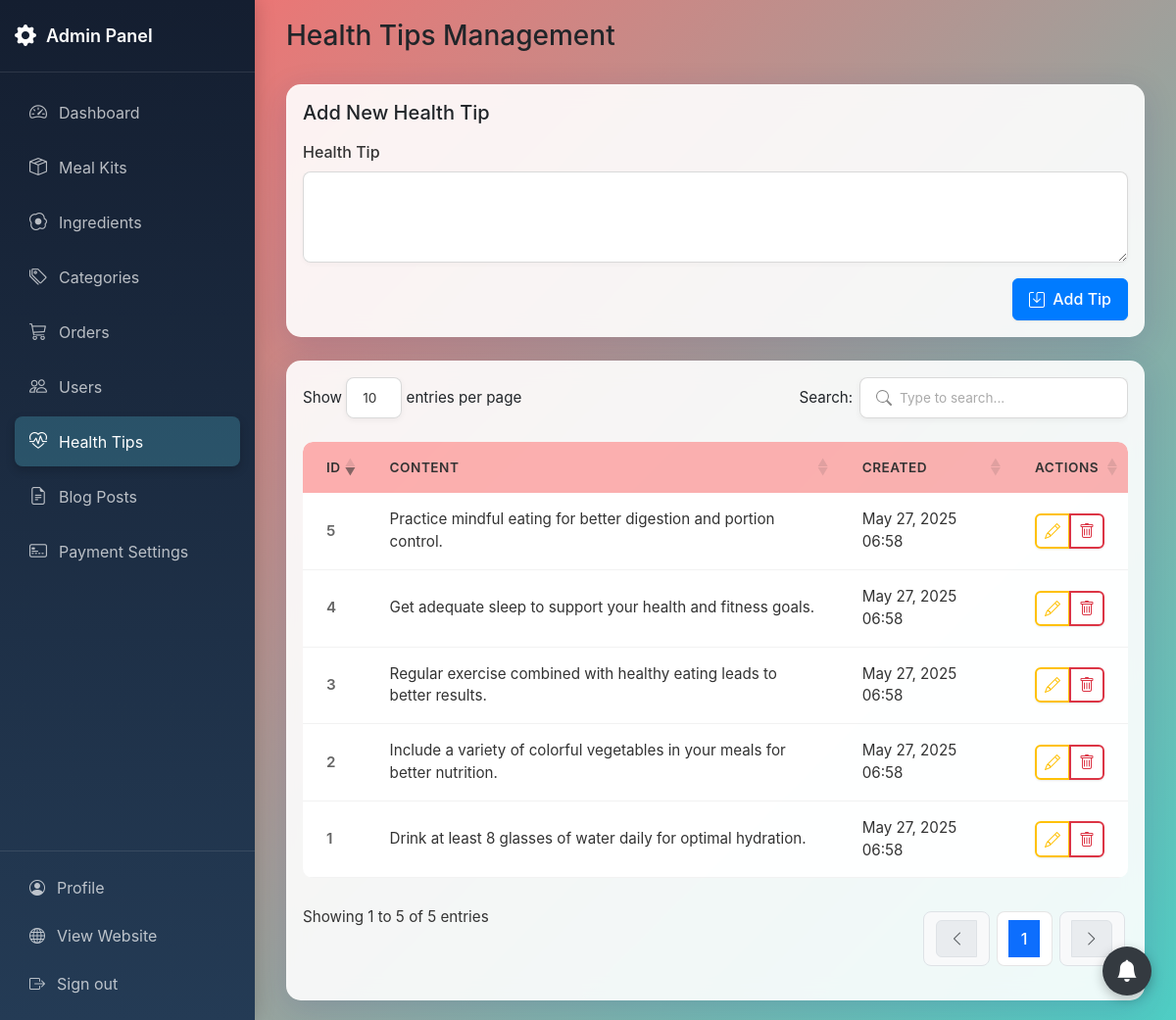
The app's page /admin/health-tips.php (signed in) with its own data.
### tables this page shows
CREATE TABLE health_tips (
    tip_id INT PRIMARY KEY AUTO_INCREMENT,
    content TEXT,
    created_at TIMESTAMP DEFAULT CURRENT_TIMESTAMP
);

### admin/health-tips.php (the view, shortened to what this page needs)
<?php
require_once '../includes/auth_check.php';
$edit_tip_id = isset($_GET['edit']) ? (int)$_GET['edit'] : null;
$edit_tip_content = '';
$health_tips = [];
$result = $mysqli->query("SELECT * FROM health_tips ORDER BY created_at DESC");
if ($result) {
    while ($row = $result->fetch_assoc()) {
        $health_tips[] = $row;
    }
}
?>
<!DOCTYPE html>
<html lang="en">
<head>
    <link href="https://cdn.jsdelivr.net/npm/bootstrap@5.3.0/dist/css/bootstrap.min.css" rel="stylesheet">
    <link rel="stylesheet" href="https://cdn.jsdelivr.net/npm/bootstrap-icons@1.11.3/font/bootstrap-icons.min.css">
    <link rel="stylesheet" href="https://cdn.datatables.net/1.13.7/css/dataTables.bootstrap5.min.css">
    <link rel="stylesheet" href="assets/css/admin.css">
</head>
<body>
    <div class="admin-container">
        <?php include 'includes/sidebar.php'; ?>
        <main class="main-content">
            <div class="container-fluid">
                <div class="row mb-4">
                    <div class="col-12 d-flex justify-content-between align-items-center">
                        <h3 class="page-title">Health Tips Management</h3>
                    </div>
                </div>
                <div class="card mb-4">
                    <div class="card-body">
                        <h5 class="card-title mb-3"><?php echo $edit_tip_id ? 'Edit Health Tip' : 'Add New Health Tip'; ?></h5>
                        <form method="POST" action="" class="needs-validation" novalidate>
                            <div class="mb-3">
                                <label for="content" class="form-label">Health Tip</label>
                                <textarea class="form-control" id="content" name="content" rows="3" required><?php echo $edit_tip_content; ?></textarea>
                            </div>
                            <div class="d-flex justify-content-end gap-2">
                                <button type="submit" class="btn btn-primary btn-ripple">
                                    <i class="bi bi-save"></i> <?php echo $edit_tip_id ? 'Save Changes' : 'Add Tip'; ?>
                                </button>
                            </div>
                        </form>
                    </div>
                </div>
                <div class="card">
                    <div class="card-body">
                        <div class="table-responsive">
                            <table class="table table-hover" id="healthTipsTable">
                                <thead>
                                    <tr>
                                        <th>ID</th>
                                        <th>Content</th>
                                        <th>Created</th>
                                        <th>Actions</th>
                                    </tr>
                                </thead>
                                <tbody>
                                    <?php foreach ($health_tips as $tip): ?>
                                    <tr>
                                        <td><?php echo $tip['tip_id']; ?></td>
                                        <td><?php echo htmlspecialchars($tip['content']); ?></td>
                                        <td><?php echo date('M d, Y H:i', strtotime($tip['created_at'])); ?></td>
                                        <td>
                                            <div class="btn-group">
                                                <a href="health-tips.php?edit=<?php echo $tip['tip_id']; ?>" class="btn btn-sm btn-outline-warning">
                                                <i class="bi bi-pencil"></i>
                                            </a>
                                                <button type="button" class="btn btn-sm btn-outline-danger" data-bs-toggle="modal" data-bs-target="#deleteConfirmModal" data-tip-id="<?php echo $tip['tip_id']; ?>">
                                                <i class="bi bi-trash"></i>
                                            </button>
                                            </div>
                                        </td>
                                    </tr>
                                    <?php endforeach; ?>
                                </tbody>
                            </table>
                        </div>
                    </div>
                </div>
            </div>
        </main>
    </div>
</body>
</html>

### admin/assets/css/admin.css (style rules this page uses)
body { min-height: 100vh; background: linear-gradient(135deg, #ff6b6b 0%, #4ecdc4 100%); overflow-x: hidden; margin: 0; padding: 0; font-family: -apple-system, BlinkMacSystemFont, "Segoe UI", Roboto, Oxygen-Sans, Ubuntu, Cantarell, "Helvetica Neue", sans-serif; }
.admin-container { display: flex; min-height: 100vh; position: relative; width: 100%; }
.main-content { flex: 1; margin-left: 260px; padding: 20px; overflow-y: auto; position: relative; min-height: 100vh; transition: all 0.3s ease; width: calc(100% - 260px); }
.card { background: rgba(255, 255, 255, 0.9); backdrop-filter: blur(10px); -webkit-backdrop-filter: blur(10px); border: 1px solid rgba(255, 255, 255, 0.18); box-shadow: 0 8px 32px 0 rgba(31, 38, 135, 0.15); border-radius: 15px; }
.table { --bs-table-bg: transparent; --bs-table-hover-bg: rgba(255, 255, 255, 0.1); margin: 0; }
.table > :not(caption) > * > * { background: transparent; border-bottom-color: rgba(255, 255, 255, 0.2); color: #333; padding: 1rem 1.5rem; }
.table > thead > tr > th { background: rgba(255, 107, 107, 0.5); font-weight: 600; text-transform: uppercase; font-size: 0.85rem; letter-spacing: 0.5px; border-bottom: none; }
.btn-outline-danger { color: #dc3545; border-color: #dc3545; }
.btn-outline-warning { color: #ffc107; border-color: #ffc107; }
.btn-primary { background-color: #007bff; border-color: #007bff; color: white; }
.btn-group .btn i { font-size: 1rem; }
.form-control, .form-select { background: rgba(255, 255, 255, 0.9); border: 1px solid rgba(255, 255, 255, 0.18); border-radius: 8px; padding: 0.5rem 1rem; backdrop-filter: blur(4px); -webkit-backdrop-filter: blur(4px); }
.form-label { color: #333; font-weight: 500; margin-bottom: 0.5rem; }
.btn { font-weight: 500; padding: 0.5rem 1rem; border-radius: 6px; transition: all 0.2s ease-in-out; box-shadow: 0 1px 2px rgba(0, 0, 0, 0.08); }
.btn-sm { padding: 0.25rem 0.5rem; font-size: 0.875rem; }
.btn-group { box-shadow: 0 1px 2px rgba(0, 0, 0, 0.08); border-radius: 6px; }
.btn-group .btn { box-shadow: none; }
.btn-outline-primary, .btn-outline-secondary, .btn-outline-success, .btn-outline-danger, .btn-outline-warning, .btn-outline-info { background-color: white; border-width: 2px; }
.btn i { display: inline-block; vertical-align: middle; margin-right: 0.25rem; }
.btn-sm i { margin-right: 0; }
.btn-ripple { position: relative; overflow: hidden; }
.btn-ripple:after { content: ""; background: rgba(255, 255, 255, 0.3); display: block; position: absolute; border-radius: 50%; width: 100px; height: 100px; margin-top: -50px; margin-left: -50px; opacity: 0; transition: all 0.5s; top: 50%; left: 50%; transform: scale(0); }
table.dataTable { border-collapse: separate !important; border-spacing: 0; margin: 0 0 1rem 0 !important; width: 100% !important; border-radius: 10px; overflow: hidden; }
table.dataTable thead th { background: rgba(255, 107, 107, 0.5); font-weight: 600; text-transform: uppercase; font-size: 0.85rem; letter-spacing: 0.5px; border-bottom: none; padding: 1rem 1.5rem; vertical-align: middle; color: #333; white-space: nowrap; border-top: none; }
table.dataTable thead th:first-child { border-top-left-radius: 10px; }
table.dataTable thead th:last-child { border-top-right-radius: 10px; }
table.dataTable tbody tr { background-color: rgba(255, 255, 255, 0.95); transition: background-color 0.2s ease; }
table.dataTable tbody td { padding: 1rem 1.5rem; vertical-align: middle; border-bottom: 1px solid rgba(0, 0, 0, 0.05); }
table.dataTable td:first-child { font-weight: 600; color: #666; }
.form-control, .form-select, .input-group-text, .dataTables_wrapper .dataTables_length select, .dataTables_wrapper .dataTables_filter input, input[type="text"], input[type="email"], input[type="password"], input[type="number"], input[type="date"], input[type="time"], input[type="search"], textarea, select { background: rgba(255, 255, 255, 0.95); border: 1px solid rgba(0, 0, 0, 0.15) !important; border-radius: 8px; padding: 0.6rem 1rem; color: #333; box-shadow: 0 2px 5px rgba(0, 0, 0, 0.03); transition: all 0.2s ease-in-out; }
::placeholder { color: #aaa !important; opacity: 1; }

### records on screen
health_tips: tip_id "1", content "Drink at least 8 glasses of water daily for optimal hydration.", created_at "May 27, 2025 06:58"
health_tips: tip_id "2", content "Include a variety of colorful vegetables in your meals for better nutrition.", created_at "May 27, 2025 06:58"
health_tips: tip_id "3", content "Regular exercise combined with healthy eating leads to better results.", created_at "May 27, 2025 06:58"
health_tips: tip_id "4", content "Get adequate sleep to support your health and fitness goals.", created_at "May 27, 2025 06:58"
health_tips: tip_id "5", content "Practice mindful eating for better digestion and portion control.", created_at "May 27, 2025 06:58"
